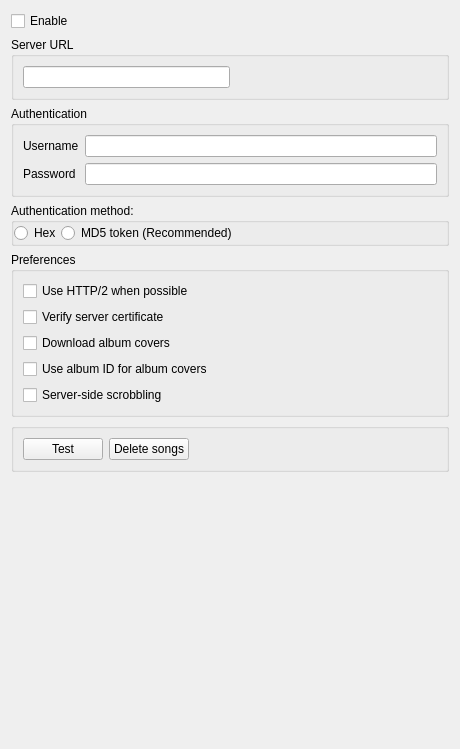
<?xml version="1.0" encoding="UTF-8"?>
<ui version="4.0">
 <class>SubsonicSettingsPage</class>
 <widget class="QWidget" name="SubsonicSettingsPage">
  <property name="geometry">
   <rect>
    <x>0</x>
    <y>0</y>
    <width>460</width>
    <height>749</height>
   </rect>
  </property>
  <property name="windowTitle">
   <string>Subsonic</string>
  </property>
  <layout class="QVBoxLayout" name="layout_subsonicsettingspage">
   <item>
    <widget class="QCheckBox" name="enable">
     <property name="text">
      <string>Enable</string>
     </property>
    </widget>
   </item>
   <item>
    <widget class="QGroupBox" name="server_group">
     <property name="title">
      <string>Server URL</string>
     </property>
     <layout class="QVBoxLayout" name="verticalLayout">
      <item>
       <layout class="QHBoxLayout" name="layout_server">
        <item>
         <widget class="QLineEdit" name="server_url"/>
        </item>
        <item>
         <spacer name="spacer_server">
          <property name="orientation">
           <enum>Qt::Horizontal</enum>
          </property>
          <property name="sizeHint" stdset="0">
           <size>
            <width>40</width>
            <height>20</height>
           </size>
          </property>
         </spacer>
        </item>
       </layout>
      </item>
     </layout>
    </widget>
   </item>
   <item>
    <widget class="QGroupBox" name="credential_group">
     <property name="sizePolicy">
      <sizepolicy hsizetype="Preferred" vsizetype="Maximum">
       <horstretch>0</horstretch>
       <verstretch>0</verstretch>
      </sizepolicy>
     </property>
     <property name="title">
      <string>Authentication</string>
     </property>
     <layout class="QFormLayout" name="layout_credential_group">
      <item row="1" column="0">
       <widget class="QLabel" name="label_username">
        <property name="text">
         <string>Username</string>
        </property>
       </widget>
      </item>
      <item row="1" column="1">
       <layout class="QHBoxLayout" name="horizontalLayout">
        <item>
         <widget class="QLineEdit" name="username"/>
        </item>
       </layout>
      </item>
      <item row="2" column="0">
       <widget class="QLabel" name="label_password">
        <property name="text">
         <string>Password</string>
        </property>
       </widget>
      </item>
      <item row="2" column="1">
       <widget class="QLineEdit" name="password">
        <property name="echoMode">
         <enum>QLineEdit::Password</enum>
        </property>
       </widget>
      </item>
     </layout>
    </widget>
   </item>
   <item>
    <widget class="QGroupBox" name="groupbox_auth_method">
     <property name="title">
      <string>Authentication method:</string>
     </property>
     <layout class="QHBoxLayout" name="layout_auth_method">
      <property name="spacing">
       <number>0</number>
      </property>
      <property name="leftMargin">
       <number>0</number>
      </property>
      <property name="topMargin">
       <number>0</number>
      </property>
      <property name="rightMargin">
       <number>0</number>
      </property>
      <property name="bottomMargin">
       <number>0</number>
      </property>
      <item>
       <widget class="QRadioButton" name="auth_method_hex">
        <property name="text">
         <string>Hex</string>
        </property>
       </widget>
      </item>
      <item>
       <widget class="QRadioButton" name="auth_method_md5">
        <property name="text">
         <string>MD5 token (Recommended)</string>
        </property>
       </widget>
      </item>
      <item>
       <spacer name="spacer_auth">
        <property name="orientation">
         <enum>Qt::Horizontal</enum>
        </property>
        <property name="sizeHint" stdset="0">
         <size>
          <width>40</width>
          <height>20</height>
         </size>
        </property>
       </spacer>
      </item>
     </layout>
    </widget>
   </item>
   <item>
    <widget class="QGroupBox" name="groupbox_preferences">
     <property name="title">
      <string>Preferences</string>
     </property>
     <layout class="QVBoxLayout" name="verticalLayout_2">
      <item>
       <widget class="QCheckBox" name="checkbox_http2">
        <property name="text">
         <string>Use HTTP/2 when possible</string>
        </property>
       </widget>
      </item>
      <item>
       <widget class="QCheckBox" name="checkbox_verify_certificate">
        <property name="text">
         <string>Verify server certificate</string>
        </property>
       </widget>
      </item>
      <item>
       <widget class="QCheckBox" name="checkbox_download_album_covers">
        <property name="text">
         <string>Download album covers</string>
        </property>
       </widget>
      </item>
      <item>
       <widget class="QCheckBox" name="checkbox_use_album_id_for_album_covers">
        <property name="text">
         <string>Use album ID for album covers</string>
        </property>
       </widget>
      </item>
      <item>
       <widget class="QCheckBox" name="checkbox_server_scrobbling">
        <property name="text">
         <string>Server-side scrobbling</string>
        </property>
       </widget>
      </item>
     </layout>
    </widget>
   </item>
   <item>
    <widget class="QGroupBox" name="groupbox_tools">
     <property name="title">
      <string/>
     </property>
     <layout class="QGridLayout" name="gridLayout">
      <item row="0" column="2">
       <spacer name="horizontalSpacer">
        <property name="orientation">
         <enum>Qt::Horizontal</enum>
        </property>
        <property name="sizeHint" stdset="0">
         <size>
          <width>40</width>
          <height>20</height>
         </size>
        </property>
       </spacer>
      </item>
      <item row="0" column="0">
       <widget class="QPushButton" name="button_test">
        <property name="text">
         <string>Test</string>
        </property>
       </widget>
      </item>
      <item row="0" column="1">
       <widget class="QPushButton" name="button_deletesongs">
        <property name="text">
         <string>Delete songs</string>
        </property>
       </widget>
      </item>
     </layout>
    </widget>
   </item>
   <item>
    <spacer name="spacer_middle">
     <property name="orientation">
      <enum>Qt::Vertical</enum>
     </property>
     <property name="sizeHint" stdset="0">
      <size>
       <width>20</width>
       <height>30</height>
      </size>
     </property>
    </spacer>
   </item>
   <item>
    <layout class="QHBoxLayout" name="layout_bottom">
     <item>
      <spacer name="spacer_bottom">
       <property name="orientation">
        <enum>Qt::Horizontal</enum>
       </property>
       <property name="sizeHint" stdset="0">
        <size>
         <width>40</width>
         <height>20</height>
        </size>
       </property>
      </spacer>
     </item>
     <item>
      <widget class="QLabel" name="label_subsonic">
       <property name="minimumSize">
        <size>
         <width>64</width>
         <height>64</height>
        </size>
       </property>
       <property name="maximumSize">
        <size>
         <width>64</width>
         <height>64</height>
        </size>
       </property>
       <property name="pixmap">
        <pixmap resource="../../data/icons.qrc">:/icons/64x64/subsonic.png</pixmap>
       </property>
      </widget>
     </item>
    </layout>
   </item>
  </layout>
 </widget>
 <tabstops>
  <tabstop>enable</tabstop>
  <tabstop>server_url</tabstop>
  <tabstop>username</tabstop>
  <tabstop>password</tabstop>
  <tabstop>auth_method_hex</tabstop>
  <tabstop>auth_method_md5</tabstop>
  <tabstop>checkbox_http2</tabstop>
  <tabstop>checkbox_verify_certificate</tabstop>
  <tabstop>checkbox_download_album_covers</tabstop>
  <tabstop>checkbox_use_album_id_for_album_covers</tabstop>
  <tabstop>checkbox_server_scrobbling</tabstop>
  <tabstop>button_test</tabstop>
  <tabstop>button_deletesongs</tabstop>
 </tabstops>
 <resources>
  <include location="../../data/data.qrc"/>
  <include location="../../data/icons.qrc"/>
 </resources>
 <connections/>
</ui>
